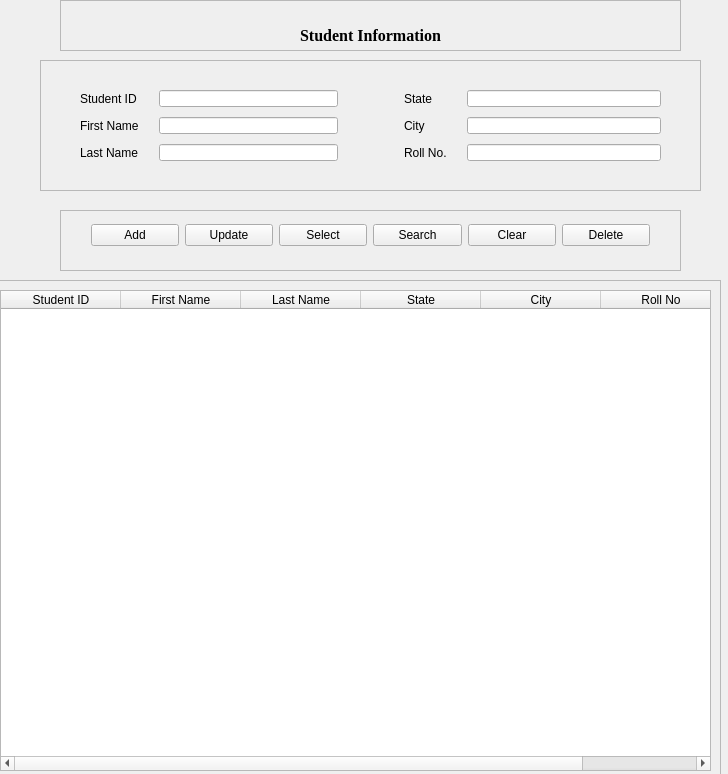
<?xml version="1.0" encoding="UTF-8"?>
<ui version="4.0">
 <class>Form</class>
 <widget class="QWidget" name="Form">
  <property name="geometry">
   <rect>
    <x>0</x>
    <y>0</y>
    <width>728</width>
    <height>774</height>
   </rect>
  </property>
  <property name="windowTitle">
   <string>Form</string>
  </property>
  <widget class="QFrame" name="studen_title">
   <property name="geometry">
    <rect>
     <x>60</x>
     <y>0</y>
     <width>621</width>
     <height>51</height>
    </rect>
   </property>
   <property name="frameShape">
    <enum>QFrame::StyledPanel</enum>
   </property>
   <property name="frameShadow">
    <enum>QFrame::Raised</enum>
   </property>
   <widget class="QLabel" name="label">
    <property name="geometry">
     <rect>
      <x>180</x>
      <y>20</y>
      <width>261</width>
      <height>31</height>
     </rect>
    </property>
    <property name="font">
     <font>
      <family>Times New Roman</family>
      <pointsize>12</pointsize>
      <weight>75</weight>
      <bold>true</bold>
     </font>
    </property>
    <property name="text">
     <string>Student Information</string>
    </property>
    <property name="alignment">
     <set>Qt::AlignCenter</set>
    </property>
   </widget>
  </widget>
  <widget class="QFrame" name="Info_details">
   <property name="geometry">
    <rect>
     <x>40</x>
     <y>60</y>
     <width>661</width>
     <height>131</height>
    </rect>
   </property>
   <property name="frameShape">
    <enum>QFrame::StyledPanel</enum>
   </property>
   <property name="frameShadow">
    <enum>QFrame::Raised</enum>
   </property>
   <layout class="QGridLayout" name="gridLayout_3">
    <item row="0" column="0">
     <layout class="QGridLayout" name="gridLayout">
      <property name="leftMargin">
       <number>30</number>
      </property>
      <property name="topMargin">
       <number>20</number>
      </property>
      <property name="rightMargin">
       <number>30</number>
      </property>
      <property name="bottomMargin">
       <number>20</number>
      </property>
      <property name="horizontalSpacing">
       <number>20</number>
      </property>
      <property name="verticalSpacing">
       <number>10</number>
      </property>
      <item row="0" column="0">
       <widget class="QLabel" name="stu_id">
        <property name="text">
         <string>Student ID</string>
        </property>
       </widget>
      </item>
      <item row="0" column="1">
       <widget class="QLineEdit" name="student_ibput"/>
      </item>
      <item row="1" column="0">
       <widget class="QLabel" name="firstName">
        <property name="text">
         <string>First Name</string>
        </property>
       </widget>
      </item>
      <item row="1" column="1">
       <widget class="QLineEdit" name="first_input"/>
      </item>
      <item row="2" column="0">
       <widget class="QLabel" name="lastName">
        <property name="text">
         <string>Last Name</string>
        </property>
       </widget>
      </item>
      <item row="2" column="1">
       <widget class="QLineEdit" name="last_input"/>
      </item>
     </layout>
    </item>
    <item row="0" column="1">
     <layout class="QGridLayout" name="gridLayout_2">
      <property name="leftMargin">
       <number>30</number>
      </property>
      <property name="topMargin">
       <number>20</number>
      </property>
      <property name="rightMargin">
       <number>30</number>
      </property>
      <property name="bottomMargin">
       <number>20</number>
      </property>
      <property name="horizontalSpacing">
       <number>20</number>
      </property>
      <property name="verticalSpacing">
       <number>10</number>
      </property>
      <item row="0" column="0">
       <widget class="QLabel" name="state_lbl">
        <property name="text">
         <string>State</string>
        </property>
       </widget>
      </item>
      <item row="0" column="1">
       <widget class="QLineEdit" name="state_input"/>
      </item>
      <item row="1" column="0">
       <widget class="QLabel" name="label_7">
        <property name="text">
         <string>City</string>
        </property>
       </widget>
      </item>
      <item row="1" column="1">
       <widget class="QLineEdit" name="lineEdit_5"/>
      </item>
      <item row="2" column="0">
       <widget class="QLabel" name="label_5">
        <property name="text">
         <string>Roll No.</string>
        </property>
       </widget>
      </item>
      <item row="2" column="1">
       <widget class="QLineEdit" name="roll_input"/>
      </item>
     </layout>
    </item>
   </layout>
  </widget>
  <widget class="QFrame" name="action_frame">
   <property name="geometry">
    <rect>
     <x>60</x>
     <y>210</y>
     <width>621</width>
     <height>61</height>
    </rect>
   </property>
   <property name="frameShape">
    <enum>QFrame::StyledPanel</enum>
   </property>
   <property name="frameShadow">
    <enum>QFrame::Raised</enum>
   </property>
   <layout class="QGridLayout" name="gridLayout_4">
    <property name="leftMargin">
     <number>30</number>
    </property>
    <property name="topMargin">
     <number>10</number>
    </property>
    <property name="rightMargin">
     <number>30</number>
    </property>
    <property name="bottomMargin">
     <number>20</number>
    </property>
    <property name="verticalSpacing">
     <number>10</number>
    </property>
    <item row="0" column="0">
     <widget class="QPushButton" name="add_btn">
      <property name="text">
       <string>Add</string>
      </property>
      <property name="icon">
       <iconset>
        <normaloff>../../Downloads/icons8-add-48.png</normaloff>../../Downloads/icons8-add-48.png</iconset>
      </property>
     </widget>
    </item>
    <item row="0" column="1">
     <widget class="QPushButton" name="update_btn">
      <property name="text">
       <string>Update</string>
      </property>
     </widget>
    </item>
    <item row="0" column="2">
     <widget class="QPushButton" name="select_btn">
      <property name="text">
       <string>Select</string>
      </property>
      <property name="icon">
       <iconset>
        <normaloff>../../Downloads/icons8-import-100.png</normaloff>../../Downloads/icons8-import-100.png</iconset>
      </property>
     </widget>
    </item>
    <item row="0" column="3">
     <widget class="QPushButton" name="search_btn">
      <property name="text">
       <string>Search</string>
      </property>
     </widget>
    </item>
    <item row="0" column="4">
     <widget class="QPushButton" name="clear_btn">
      <property name="text">
       <string>Clear</string>
      </property>
     </widget>
    </item>
    <item row="0" column="5">
     <widget class="QPushButton" name="delete_btn">
      <property name="text">
       <string>Delete</string>
      </property>
      <property name="icon">
       <iconset>
        <normaloff>../../Downloads/icons8-delete-48.png</normaloff>../../Downloads/icons8-delete-48.png</iconset>
      </property>
     </widget>
    </item>
   </layout>
  </widget>
  <widget class="QFrame" name="student_result_frame">
   <property name="geometry">
    <rect>
     <x>-10</x>
     <y>280</y>
     <width>731</width>
     <height>501</height>
    </rect>
   </property>
   <property name="frameShape">
    <enum>QFrame::StyledPanel</enum>
   </property>
   <property name="frameShadow">
    <enum>QFrame::Raised</enum>
   </property>
   <layout class="QGridLayout" name="gridLayout_5">
    <item row="0" column="0">
     <widget class="QTableWidget" name="result_tabel">
      <property name="focusPolicy">
       <enum>Qt::NoFocus</enum>
      </property>
      <property name="showGrid">
       <bool>false</bool>
      </property>
      <attribute name="horizontalHeaderDefaultSectionSize">
       <number>120</number>
      </attribute>
      <attribute name="horizontalHeaderMinimumSectionSize">
       <number>50</number>
      </attribute>
      <attribute name="horizontalHeaderStretchLastSection">
       <bool>true</bool>
      </attribute>
      <attribute name="verticalHeaderVisible">
       <bool>false</bool>
      </attribute>
      <column>
       <property name="text">
        <string>Student ID</string>
       </property>
       <property name="textAlignment">
        <set>AlignCenter</set>
       </property>
      </column>
      <column>
       <property name="text">
        <string>First Name</string>
       </property>
       <property name="textAlignment">
        <set>AlignCenter</set>
       </property>
      </column>
      <column>
       <property name="text">
        <string>Last Name</string>
       </property>
       <property name="textAlignment">
        <set>AlignCenter</set>
       </property>
      </column>
      <column>
       <property name="text">
        <string>State</string>
       </property>
       <property name="textAlignment">
        <set>AlignCenter</set>
       </property>
      </column>
      <column>
       <property name="text">
        <string>City</string>
       </property>
       <property name="textAlignment">
        <set>AlignCenter</set>
       </property>
      </column>
      <column>
       <property name="text">
        <string>Roll No</string>
       </property>
       <property name="textAlignment">
        <set>AlignCenter</set>
       </property>
      </column>
     </widget>
    </item>
   </layout>
  </widget>
 </widget>
 <resources/>
 <connections/>
</ui>
